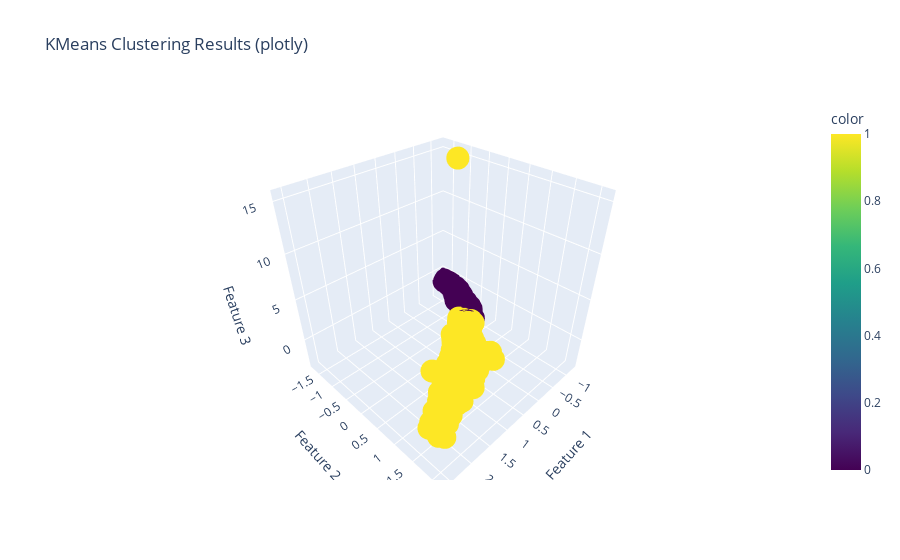
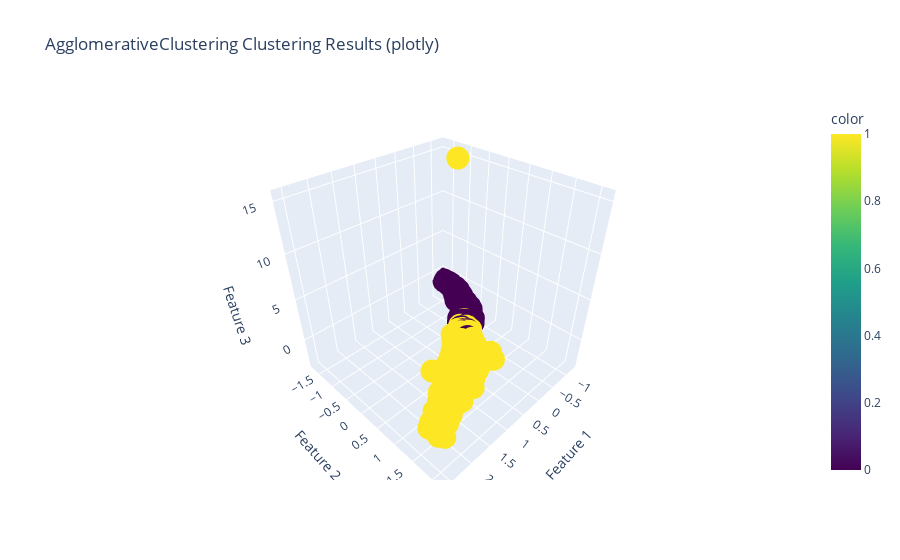
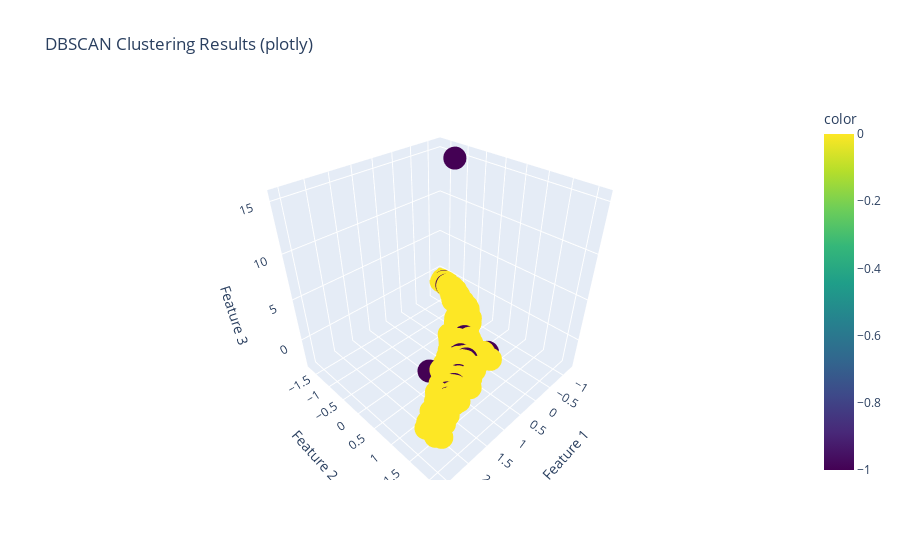
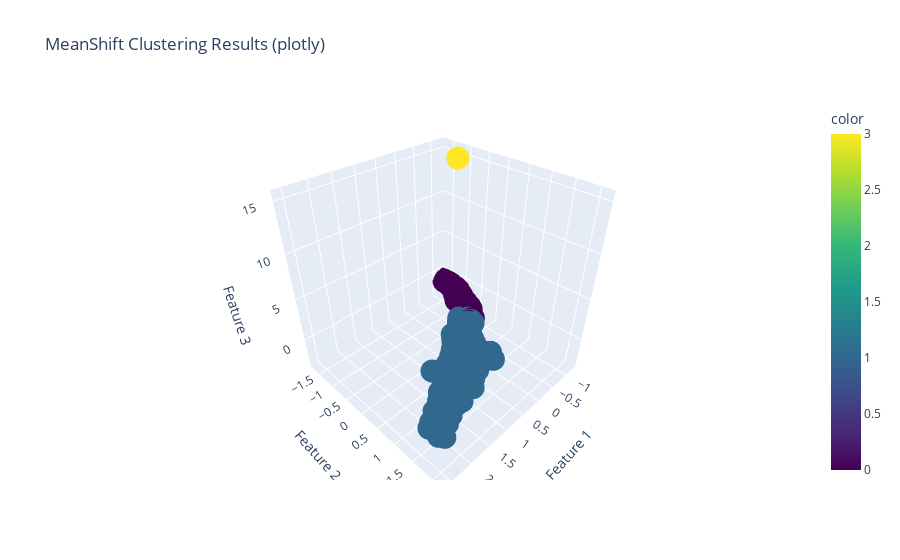

The code cell stored with these charts, in order, in its notebook:
### Code cell
import pandas as pd
import numpy as np
from sklearn.preprocessing import StandardScaler
from sklearn.cluster import KMeans, AgglomerativeClustering, DBSCAN, MeanShift, SpectralClustering
from sklearn.metrics import silhouette_score, davies_bouldin_score
import matplotlib.pyplot as plt
from mpl_toolkits.mplot3d import Axes3D
import plotly.express as px

# Load your data e drop the columns non-numeric
data = df.copy()
data = drop_columns(data)

# Standardize the data
scaler = StandardScaler()
data_scaled = scaler.fit_transform(data)

# Define the clustering algorithms
clustering_algorithms = {
    'KMeans': KMeans(n_clusters=2),
    'AgglomerativeClustering': AgglomerativeClustering(n_clusters=2),
    'DBSCAN': DBSCAN(eps=0.5, min_samples=5),
    'MeanShift': MeanShift(),
    'SpectralClustering': SpectralClustering(n_clusters=2)
}

# Dictionary to store the results
results = {}

# Evaluate each clustering algorithm
for name, algorithm in clustering_algorithms.items():
    # Fit the model
    labels = algorithm.fit_predict(data_scaled)
    
    # Calculate evaluation metrics
    silhouette_avg = silhouette_score(data_scaled, labels)
    davies_bouldin = davies_bouldin_score(data_scaled, labels)
    
    # Store the results
    results[name] = {'Labels': labels, 'Silhouette Score': silhouette_avg, 'Davies-Bouldin Score': davies_bouldin}

# Print the results
for name, metrics in results.items():
    print(f"Algorithm: {name}")
    for metric, value in metrics.items():
        if metric != 'Labels':
            print(f"  {metric}: {value}")
    print()

# 3D Visualization using matplotlib
def plot_3d(data, labels, title):
    fig = plt.figure()
    ax = fig.add_subplot(111, projection='3d')
    scatter = ax.scatter(data[:, 0], data[:, 1], data[:, 2], c=labels, cmap='viridis')
    ax.set_title(title)
    ax.set_xlabel('Feature 1')
    ax.set_ylabel('Feature 2')
    ax.set_zlabel('Feature 3')
    legend1 = ax.legend(*scatter.legend_elements(), title="Clusters")
    ax.add_artist(legend1)
    plt.show()

# 3D Visualization using plotly
def plotly_3d(data, labels, title):
    fig = px.scatter_3d(
        x=data[:, 0], y=data[:, 1], z=data[:, 2],
        color=labels,
        title=title,
        labels={'x': 'Feature 1', 'y': 'Feature 2', 'z': 'Feature 3'},
        color_continuous_scale='Viridis'
    )
    fig.show()

# Plotting results for each algorithm
for name, metrics in results.items():
    labels = metrics['Labels']
    plot_3d(data_scaled, labels, f'{name} Clustering Results (matplotlib)')
    plotly_3d(data_scaled, labels, f'{name} Clustering Results (plotly)')

### Figure 1 — Plotly figure (JSON) as saved in the notebook; plotly's stock layout.template omitted (floating-point values rounded to 4 significant figures; data arrays with more than 128 entries replaced by an {"elided": "..."} marker saying what was removed)
{"data": [{"hovertemplate": "Feature 1=%{x}<br>Feature 2=%{y}<br>Feature 3=%{z}<br>color=%{marker.color}<extra></extra>", "legendgroup": "", "marker": {"color": {"elided": "674 int values"}, "coloraxis": "coloraxis", "symbol": "circle"}, "mode": "markers", "name": "", "scene": "scene", "showlegend": false, "type": "scatter3d", "x": {"elided": "674 float values"}, "y": {"elided": "674 float values"}, "z": {"elided": "674 float values"}}], "layout": {"coloraxis": {"colorbar": {"title": {"text": "color"}}, "colorscale": [[0, "#440154"], [0.1111, "#482878"], [0.2222, "#3e4989"], [0.3333, "#31688e"], [0.4444, "#26828e"], [0.5556, "#1f9e89"], [0.6667, "#35b779"], [0.7778, "#6ece58"], [0.8889, "#b5de2b"], [1, "#fde725"]]}, "legend": {"tracegroupgap": 0}, "scene": {"domain": {"x": [0, 1], "y": [0, 1]}, "xaxis": {"title": {"text": "Feature 1"}}, "yaxis": {"title": {"text": "Feature 2"}}, "zaxis": {"title": {"text": "Feature 3"}}}, "title": {"text": "KMeans Clustering Results (plotly)"}}}

### Figure 2 — Plotly figure (JSON) as saved in the notebook; plotly's stock layout.template omitted (floating-point values rounded to 4 significant figures; data arrays with more than 128 entries replaced by an {"elided": "..."} marker saying what was removed)
{"data": [{"hovertemplate": "Feature 1=%{x}<br>Feature 2=%{y}<br>Feature 3=%{z}<br>color=%{marker.color}<extra></extra>", "legendgroup": "", "marker": {"color": {"elided": "674 int values"}, "coloraxis": "coloraxis", "symbol": "circle"}, "mode": "markers", "name": "", "scene": "scene", "showlegend": false, "type": "scatter3d", "x": {"elided": "674 float values"}, "y": {"elided": "674 float values"}, "z": {"elided": "674 float values"}}], "layout": {"coloraxis": {"colorbar": {"title": {"text": "color"}}, "colorscale": [[0, "#440154"], [0.1111, "#482878"], [0.2222, "#3e4989"], [0.3333, "#31688e"], [0.4444, "#26828e"], [0.5556, "#1f9e89"], [0.6667, "#35b779"], [0.7778, "#6ece58"], [0.8889, "#b5de2b"], [1, "#fde725"]]}, "legend": {"tracegroupgap": 0}, "scene": {"domain": {"x": [0, 1], "y": [0, 1]}, "xaxis": {"title": {"text": "Feature 1"}}, "yaxis": {"title": {"text": "Feature 2"}}, "zaxis": {"title": {"text": "Feature 3"}}}, "title": {"text": "AgglomerativeClustering Clustering Results (plotly)"}}}

### Figure 3 — Plotly figure (JSON) as saved in the notebook; plotly's stock layout.template omitted (floating-point values rounded to 4 significant figures; data arrays with more than 128 entries replaced by an {"elided": "..."} marker saying what was removed)
{"data": [{"hovertemplate": "Feature 1=%{x}<br>Feature 2=%{y}<br>Feature 3=%{z}<br>color=%{marker.color}<extra></extra>", "legendgroup": "", "marker": {"color": {"elided": "674 int values"}, "coloraxis": "coloraxis", "symbol": "circle"}, "mode": "markers", "name": "", "scene": "scene", "showlegend": false, "type": "scatter3d", "x": {"elided": "674 float values"}, "y": {"elided": "674 float values"}, "z": {"elided": "674 float values"}}], "layout": {"coloraxis": {"colorbar": {"title": {"text": "color"}}, "colorscale": [[0, "#440154"], [0.1111, "#482878"], [0.2222, "#3e4989"], [0.3333, "#31688e"], [0.4444, "#26828e"], [0.5556, "#1f9e89"], [0.6667, "#35b779"], [0.7778, "#6ece58"], [0.8889, "#b5de2b"], [1, "#fde725"]]}, "legend": {"tracegroupgap": 0}, "scene": {"domain": {"x": [0, 1], "y": [0, 1]}, "xaxis": {"title": {"text": "Feature 1"}}, "yaxis": {"title": {"text": "Feature 2"}}, "zaxis": {"title": {"text": "Feature 3"}}}, "title": {"text": "DBSCAN Clustering Results (plotly)"}}}

### Figure 4 — Plotly figure (JSON) as saved in the notebook; plotly's stock layout.template omitted (floating-point values rounded to 4 significant figures; data arrays with more than 128 entries replaced by an {"elided": "..."} marker saying what was removed)
{"data": [{"hovertemplate": "Feature 1=%{x}<br>Feature 2=%{y}<br>Feature 3=%{z}<br>color=%{marker.color}<extra></extra>", "legendgroup": "", "marker": {"color": {"elided": "674 int values"}, "coloraxis": "coloraxis", "symbol": "circle"}, "mode": "markers", "name": "", "scene": "scene", "showlegend": false, "type": "scatter3d", "x": {"elided": "674 float values"}, "y": {"elided": "674 float values"}, "z": {"elided": "674 float values"}}], "layout": {"coloraxis": {"colorbar": {"title": {"text": "color"}}, "colorscale": [[0, "#440154"], [0.1111, "#482878"], [0.2222, "#3e4989"], [0.3333, "#31688e"], [0.4444, "#26828e"], [0.5556, "#1f9e89"], [0.6667, "#35b779"], [0.7778, "#6ece58"], [0.8889, "#b5de2b"], [1, "#fde725"]]}, "legend": {"tracegroupgap": 0}, "scene": {"domain": {"x": [0, 1], "y": [0, 1]}, "xaxis": {"title": {"text": "Feature 1"}}, "yaxis": {"title": {"text": "Feature 2"}}, "zaxis": {"title": {"text": "Feature 3"}}}, "title": {"text": "MeanShift Clustering Results (plotly)"}}}
